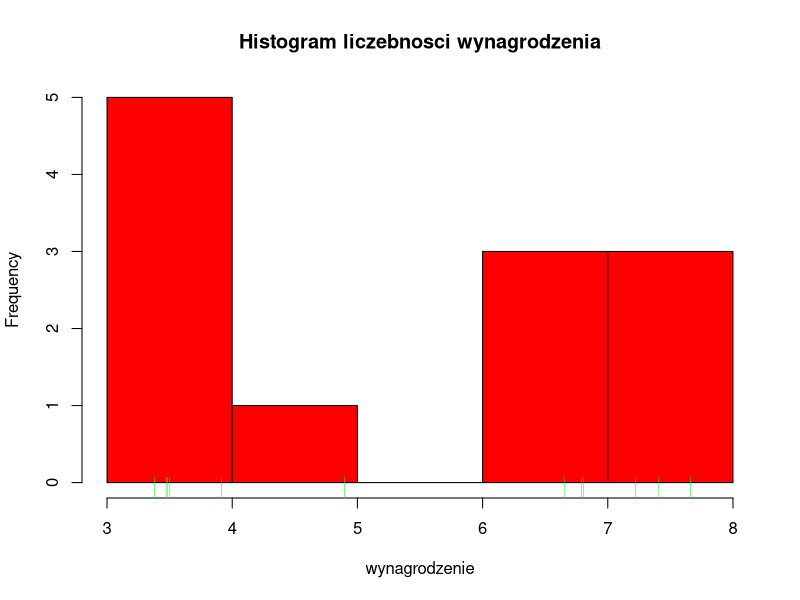

The R script that drew this image:
#zad 1
wynagrodzenie = c(7.41,3.47,7.22,6.65,6.79,3.48,7.66,4.9,3.38,3.92,3.5,6.81)
wynagrodzenie

hist(wynagrodzenie, main = "Histogram liczebnosci wynagrodzenia", col="red")
rug(jitter(wynagrodzenie, factor = 2), side=1, ticksize=0.05, col="green")

#zad2

